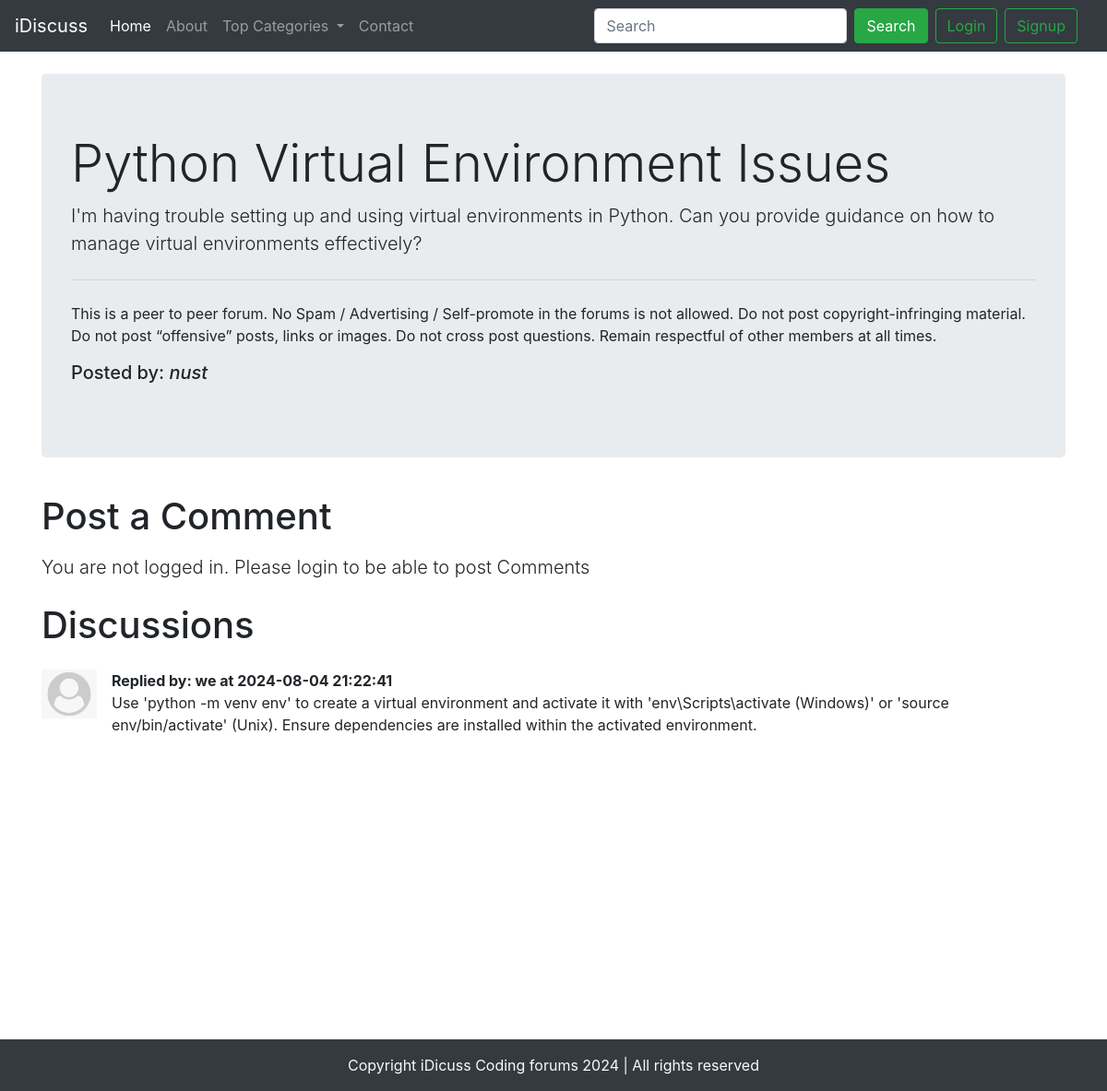
Page /thread.php?threadid=10 on the committed database.
### tables this page shows
CREATE TABLE `threads` (
  `thread_id` int(7) NOT NULL,
  `thread_title` varchar(255) NOT NULL,
  `thread_desc` text NOT NULL,
  `thread_cat_id` int(7) NOT NULL,
  `thread_user_id` int(7) NOT NULL,
  `timestamp` datetime NOT NULL DEFAULT current_timestamp()
);

CREATE TABLE `users` (
  `sno` int(8) NOT NULL,
  `username` varchar(30) NOT NULL,
  `user_pass` varchar(255) NOT NULL,
  `timestamp` datetime NOT NULL DEFAULT current_timestamp(),
  `user_email` varchar(255) NOT NULL
);

CREATE TABLE `comments` (
  `comment_id` int(8) NOT NULL,
  `comment_content` text NOT NULL,
  `thread_id` int(8) NOT NULL,
  `comment_time` datetime NOT NULL,
  `comment_by` int(8) NOT NULL
);

### thread.php (the view, shortened to what this page needs)
<!doctype html>
<html lang="en">
<head>
    <link rel="stylesheet" href="https://cdn.jsdelivr.net/npm/bootstrap@4.4.1/dist/css/bootstrap.min.css"
>
</head>
<body>
    <?php include 'partials/_dbconnect.php';?>
    <?php include 'partials/_header.php';?>
    <?php
        $id = $_GET['threadid'];
        $sql = "SELECT * FROM `threads` WHERE thread_id = '$id'";
        $result = $conn->query($sql);
        while($row = $result->fetch_assoc()){
            $title = $row['thread_title'];
            $desc = $row['thread_desc'];
            $thread_user_id = $row['thread_user_id'];
            $sql2 = "SELECT username FROM `users` WHERE sno='$thread_user_id'";
            $result2 = $conn->query($sql2);
            $row2 = $result2->fetch_assoc();
            $posted_by = $row2['username'];
        }
        ?>
    <div class="container my-4">
        <div class="jumbotron">
            <h1 class="display-4"><?php echo $title;?></h1>
            <p class="lead"><?php echo $desc;?></p>
            <hr class="my-4">
            <p>This is a peer to peer forum. No Spam / Advertising / Self-promote in the forums is not allowed. Do not
                post copyright-infringing material. Do not post “offensive” posts, links or images. Do not cross post
                questions. Remain respectful of other members at all times.</p>
            <p>
            <h5>Posted by: <em><?php echo $posted_by; ?></em></h5>
            </p>
        </div>
    </div>
    <?php
if(isset($_SESSION['loggedin']) && $_SESSION['loggedin']==true){
 echo'   <div class="container">
        <h1 class="py-2">Post a Comment</h1>
       <form action="'.$_SERVER['REQUEST_URI'].'" method="post">
    <div class="form-group">
        <label for="exampleFormControlTextarea1">Type Your Comment</label>
        <input type="hidden" name="sno" value="'.$_SESSION['sno'].'">
        <textarea class="form-control" id="comment" name="comment" rows="3"></textarea>
    </div>
    <button type="submit" class="btn btn-success">Post Comment</button>
    </form>
    </div>';
    }
    else{
    echo ' <div class="container">
        <h1 class="py-2">Post a Comment</h1>
        <p class="lead">You are not logged in. Please login to be able to post Comments</p>
    </div>';
    }
    ?>
    <div class="container mb-5" id="ques">
        <h1 class="py-2">Discussions</h1>
        <?php
        $id = $_GET['threadid'];
        $sql = "SELECT * FROM `comments` WHERE thread_id= '$id'";
        $result = $conn->query($sql);
        while($row = $result->fetch_assoc()){
        $content = $row['comment_content'];
        $comment_time = $row['comment_time'];
        $comment_by = $row['comment_by'];
        $sql2 = "SELECT username FROM `users` WHERE sno='$comment_by'";
        $result2 = $conn->query($sql2);
        $row2 = $result2->fetch_assoc();
        echo '<div class="media my-3">
                <img src="images/user_default_image.png" width="60px" class="mr-3" alt="...">
                <div class="media-body">
                <div class="font-weight-bold my-0"> Replied by: '. $row2['username'] . ' at '. $comment_time. '</div>
                <p class="thread-desc">'. htmlspecialchars($content, ENT_QUOTES) . '</p>';
        echo '</div>
            </div>';
    }
        ?>
    </div>
    <?php include 'partials/_footer.php';?>
</body>
</html>

### thread.php (style rules this page uses)
#ques { min-height: 433px; }

### rows in the picture
threads: thread_title "Python Virtual Environment Issues", thread_desc "I'm having trouble setting up and using virtual environments in Python. Can you provide guidance on how to manage virtual environments effectively?"
users: username "nust"
comments: users.username "we", comment_time "2024-08-04 21:22:41", comment_content "Use 'python -m venv env' to create a virtual environment and activate it with 'env\\Scripts\\activate (Windows)' or 'source env/bin/activate' (Unix). Ensure dependencies are installed within the activated environment."
